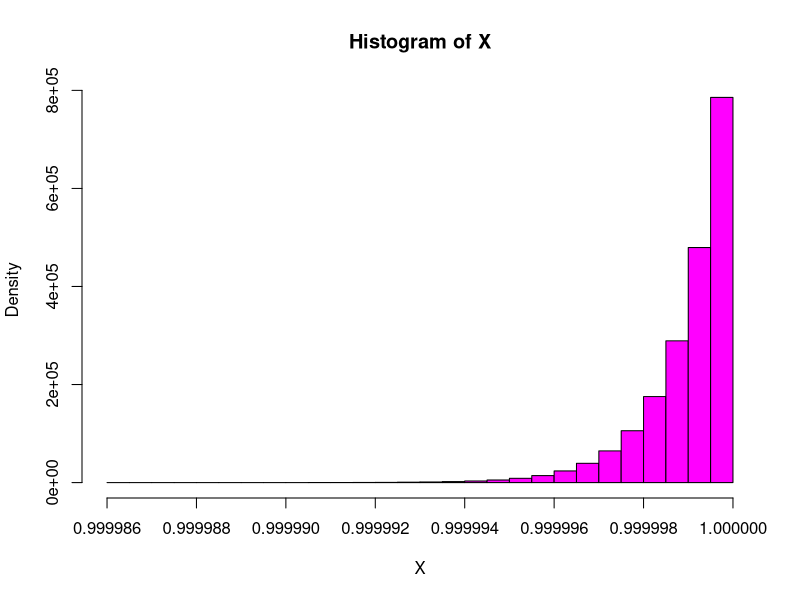
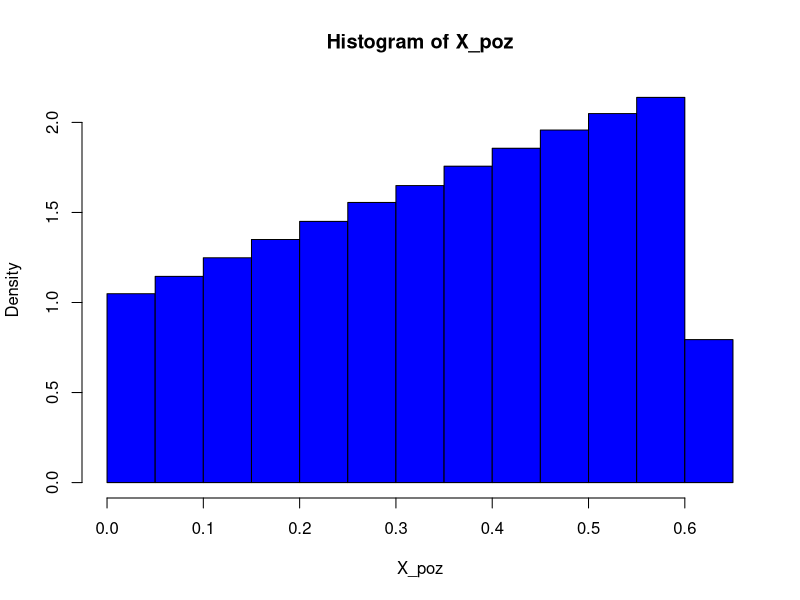
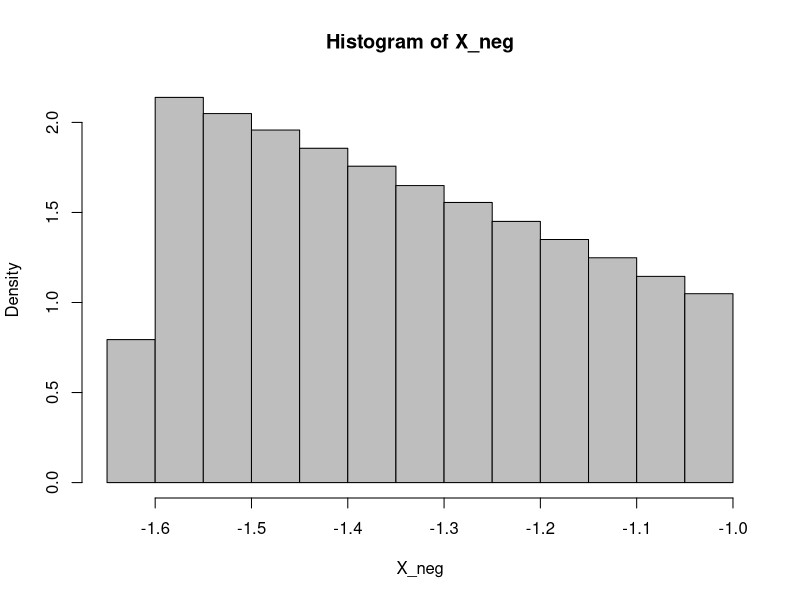
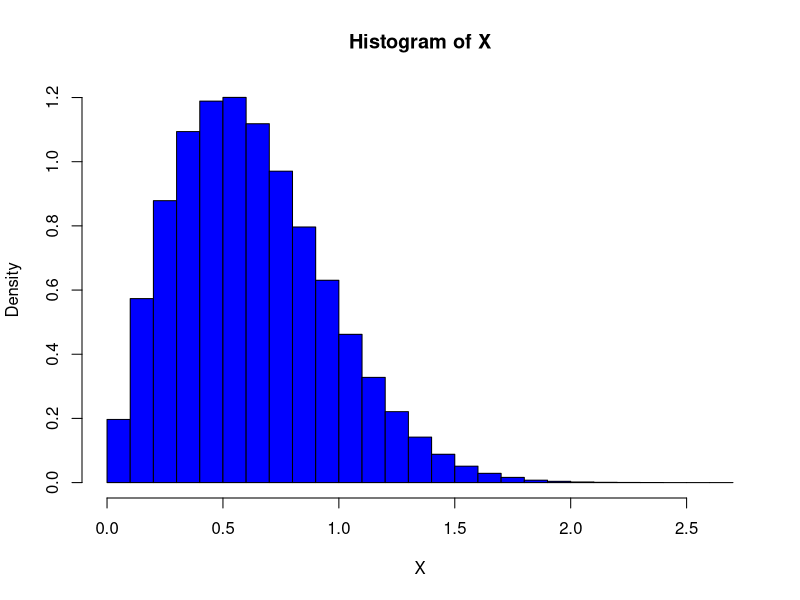
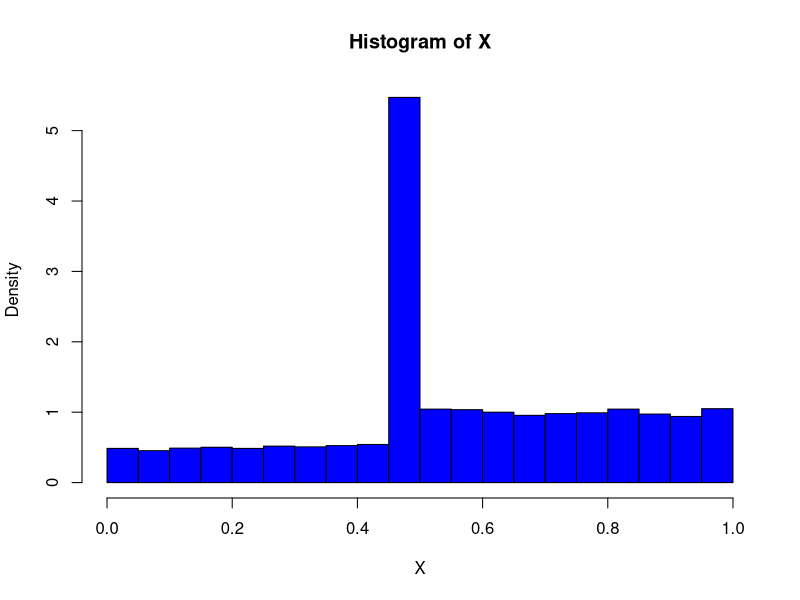
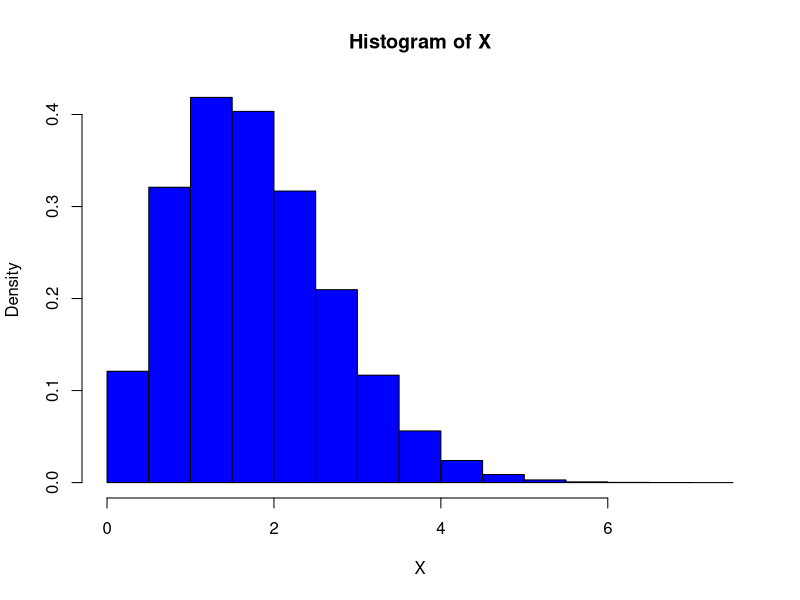
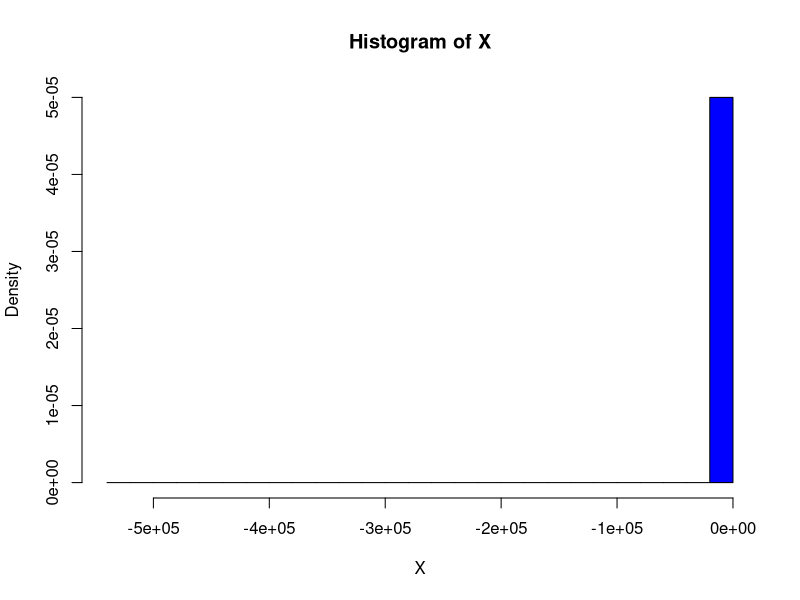
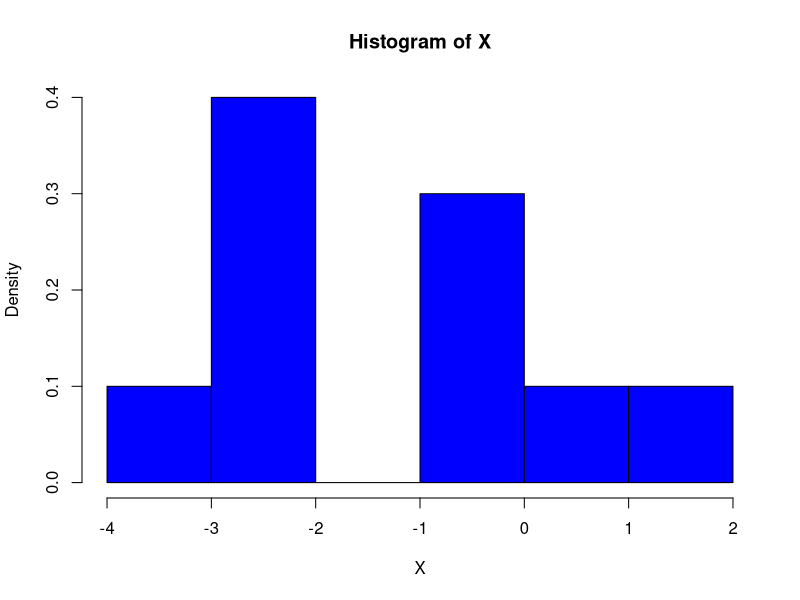

Write the R code that produced these figures, in order.
# Algoritmul pentru simularea unei valori dintr-o variabila aleatoare
#discreta X:(1 2 3 4 5;10/30 1/30 4/30 7/30 8/30)
#val <- 1:5
#prob <- c(1/3,1/30,2/15,7/30,4/15)
#u <- runif(1)
#if (u<prob[1]) { x=val[1]
#} else if (u<prob[1]+prob[2]) {x=val[2]
#}else {if (u<prob[1]+prob[2]+prob[3]) x=val[3]
#else  if (u<prob[1]+prob[2]+prob[3]+prob[4]) x=val[4]
#else x=val[5]
#}  
#TEMA: Eficientizati cat de mult posibil algoritmul de mai sus

val <- 1:5
prob <- c(1/3,1/30,2/15,7/30,4/15)
u <- runif(1)
for(i in val) {
  if(u < cumsum(prob[1:i])[i]) {
    x <- val[i]
    break
  }
}

prob_partiale <- cumsum(prob)





##Lista probleme:

#1 F(x) = x^n = u => x = u^(1/n)
n = 10^6
u <- runif(n)
X <- u^(1/n)
hist(X,col="magenta",freq=F)

#2 F(x) = x(x+1)/2 = u => x = (-1+-sqrt(1+4u))/2
n = 10^6
u <- runif(n)
X_poz <- (-1+(1+4*u)^(1/2))/2
X_neg <- (-1-(1+4*u)^(1/2))/2
hist(X_poz,col="blue", freq = F)
hist(X_neg, col="gray", freq = F)

#3 
n <- 10^6
alfa <- 2
beta <- 2
u <- runif(n)
X <- (log(1/(1-u))/alfa)^(1/beta)
hist(X,col="blue", freq = F)

#4
n <- 10^4
u <- runif(n, 0, 4)
rightValue <- function(x) {
  if(x < 0) {
    return(0)
  } else if(x >= 0 & x < 1) {
    return(x/2)
  } else if(x >= 1 & x < 2) {
    return(1/2)
  } else if(x >= 2 & x < 4) {
    return(x/4)
  } else {
    return(1)   
  }
}

X <- c()
for(i in u) {
   X <- c(X, rightValue(i))
}
hist(X,col="blue", freq = F)

#5 
n <- 10^6
b <- 4
u <- runif(n, 0, 1)
X <- ((-b)*(log(1-u)))^(1/2)
hist(X,col="blue", freq = F)

#6
n <- 10^6
u <-  runif(n)
X <- tan((u-(1/2)*pi))
hist(X,col="blue", freq = F)

#7
n <- 10
u <- runif(n)
X <- log((tan((pi/2)*u)))
hist(X,col="blue", freq = F)

#10
n <- 10^2
u <- runif(n, 0, 1)
rightValue <- function(x) {
  if(x < 1/exp(1)) {
    return(0)
  } else if(x >= 1/exp(1) & x < exp(1)) {
    return((1 + log(x))/2)
  } else {
    return(1)   
  }
}

X <- c()
for(i in u) {
  X <- c(X, rightValue(i))
}
hist(X,col="blue", freq = F)

X#11
n <- 10^6
u <- runif(n)
X <- 2*(u^2) + 1
hist(X,col="blue", freq = F)